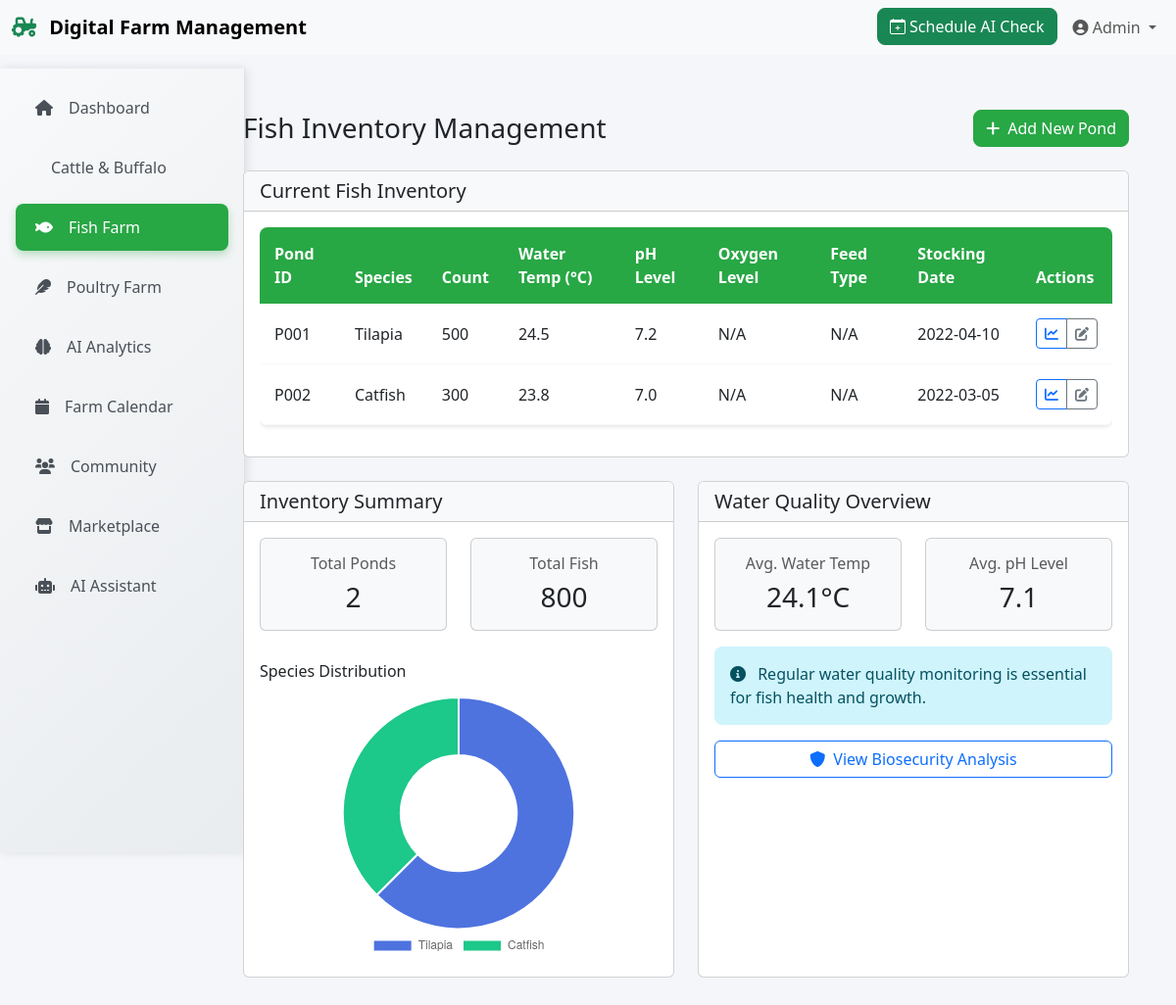
/fish/inventory, run on the app's committed database.
### modules/fish.py (models this page shows)
class Fish(db.Model):
    id = db.Column(db.Integer, primary_key=True)
    pond_id = db.Column(db.String(50), unique=True, nullable=False)
    species = db.Column(db.String(100), nullable=False)
    count = db.Column(db.Integer, default=0)
    water_temperature = db.Column(db.Float, nullable=True)
    ph_level = db.Column(db.Float, nullable=True)
    oxygen_level = db.Column(db.Float, nullable=True)
    feed_type = db.Column(db.String(100), nullable=True)
    feed_rate = db.Column(db.Float, nullable=True)  # kg per day
    stocking_date = db.Column(db.Date, nullable=True)
    harvest_date = db.Column(db.Date, nullable=True)
    notes = db.Column(db.Text, nullable=True)
    last_water_change = db.Column(db.DateTime, nullable=True)
    created_date = db.Column(db.DateTime, default=datetime.utcnow)

### modules/fish.py (the view)
@fish_bp.route('/inventory')
def inventory():
    fish_ponds = Fish.query.all()
    total_ponds = len(fish_ponds)
    total_fish = sum([f.count for f in fish_ponds if f.count])
    avg_water_temp = sum([f.water_temperature for f in fish_ponds if f.water_temperature]) / total_ponds if total_ponds > 0 else 0
    avg_ph = sum([f.ph_level for f in fish_ponds if f.ph_level]) / total_ponds if total_ponds > 0 else 0
    return render_template('fish/inventory.html',
                         fish_ponds=fish_ponds,
                         total_ponds=total_ponds,
                         total_fish=total_fish,
                         avg_water_temp=avg_water_temp,
                         avg_ph=avg_ph)

### templates/fish/inventory.html (shortened to what this page needs)
{% extends 'base.html' %}
{% block content %}
<div class="container-fluid py-4">
    <div class="d-flex justify-content-between align-items-center mb-4">
        <h2 class="h3 mb-0">Fish Inventory Management</h2>
        <a href="{{ url_for('fish.add_pond') }}" class="btn btn-primary">
            <i class="fas fa-plus me-2"></i>Add New Pond
        </a>
    </div>
    <div class="row mb-4">
        <div class="col-md-12">
            <div class="card">
                <div class="card-header bg-light">
                    <h5 class="mb-0">Current Fish Inventory</h5>
                </div>
                <div class="card-body">
                    <div class="table-responsive">
                        <table class="table table-hover">
                            <thead>
                                <tr>
                                    <th>Pond ID</th>
                                    <th>Species</th>
                                    <th>Count</th>
                                    <th>Water Temp (°C)</th>
                                    <th>pH Level</th>
                                    <th>Oxygen Level</th>
                                    <th>Feed Type</th>
                                    <th>Stocking Date</th>
                                    <th>Actions</th>
                                </tr>
                            </thead>
                            <tbody>
                                {% for pond in fish_ponds %}
                                <tr>
                                    <td>{{ pond.pond_id }}</td>
                                    <td>{{ pond.species }}</td>
                                    <td>{{ pond.count }}</td>
                                    <td>{{ pond.water_temperature|round(1) if pond.water_temperature else 'N/A' }}</td>
                                    <td>{{ pond.ph_level|round(1) if pond.ph_level else 'N/A' }}</td>
                                    <td>{{ pond.oxygen_level|round(1) if pond.oxygen_level else 'N/A' }}</td>
                                    <td>{{ pond.feed_type or 'N/A' }}</td>
                                    <td>{{ pond.stocking_date.strftime('%Y-%m-%d') if pond.stocking_date else 'N/A' }}</td>
                                    <td>
                                        <div class="btn-group btn-group-sm">
                                            <a href="{{ url_for('fish.market_readiness', pond_id=pond.id) }}" class="btn btn-outline-primary">
                                                <i class="fas fa-chart-line"></i>
                                            </a>
                                            <button class="btn btn-outline-secondary">
                                                <i class="fas fa-edit"></i>
                                            </button>
                                        </div>
                                    </td>
                                </tr>
                                {% endfor %}
                            </tbody>
                        </table>
                    </div>
                </div>
            </div>
        </div>
    </div>
    <div class="row">
        <div class="col-md-6 mb-4">
            <div class="card h-100">
                <div class="card-header bg-light">
                    <h5 class="mb-0">Inventory Summary</h5>
                </div>
                <div class="card-body">
                    <div class="row">
                        <div class="col-md-6 mb-3">
                            <div class="card bg-light">
                                <div class="card-body text-center">
                                    <h6 class="text-muted mb-2">Total Ponds</h6>
                                    <h3 class="mb-0">{{ total_ponds }}</h3>
                                </div>
                            </div>
                        </div>
                        <div class="col-md-6 mb-3">
                            <div class="card bg-light">
                                <div class="card-body text-center">
                                    <h6 class="text-muted mb-2">Total Fish</h6>
                                    <h3 class="mb-0">{{ total_fish }}</h3>
                                </div>
                            </div>
                        </div>
                    </div>
                    <div class="mt-3">
                        <h6 class="mb-3">Species Distribution</h6>
                        <canvas id="speciesChart" height="200"></canvas>
                    </div>
                </div>
            </div>
        </div>
        <div class="col-md-6 mb-4">
            <div class="card h-100">
                <div class="card-header bg-light">
                    <h5 class="mb-0">Water Quality Overview</h5>
                </div>
                <div class="card-body">
                    <div class="row mb-3">
                        <div class="col-md-6">
                            <div class="card bg-light">
                                <div class="card-body text-center">
                                    <h6 class="text-muted mb-2">Avg. Water Temp</h6>
                                    <h3 class="mb-0">{{ avg_water_temp|round(1) }}°C</h3>
                                </div>
                            </div>
                        </div>
                        <div class="col-md-6">
                            <div class="card bg-light">
                                <div class="card-body text-center">
                                    <h6 class="text-muted mb-2">Avg. pH Level</h6>
                                    <h3 class="mb-0">{{ avg_ph|round(1) }}</h3>
                                </div>
                            </div>
                        </div>
                    </div>
                    <div class="alert alert-info">
                        <i class="fas fa-info-circle me-2"></i>
                        Regular water quality monitoring is essential for fish health and growth.
                    </div>
                    <div class="d-grid gap-2 mt-3">
                        <a href="{{ url_for('fish.biosecurity') }}" class="btn btn-outline-primary">
                            <i class="fas fa-shield-alt me-2"></i>View Biosecurity Analysis
                        </a>
                    </div>
                </div>
            </div>
        </div>
    </div>
</div>
{% endblock %}
{% block extra_js %}
<script>
document.addEventListener('DOMContentLoaded', function() {
    // Species distribution chart
    const speciesData = {
        labels: [{% for pond in fish_ponds %}'{{ pond.species }}',{% endfor %}],
        datasets: [{
            data: [{% for pond in fish_ponds %}{{ pond.count }},{% endfor %}],
            backgroundColor: [
                '#4e73df', '#1cc88a', '#36b9cc', '#f6c23e', '#e74a3b'
            ]
        }]
    };
    new Chart(document.getElementById('speciesChart'), {
        type: 'doughnut',
        data: speciesData,
        options: {
            maintainAspectRatio: false,
            plugins: {
                legend: {
                    position: 'bottom'
                }
            }
        }
    });
});
</script>
{% endblock %}

### static/css/style.css (style rules this page uses)
:root { --primary-color: #28a745; --secondary-color: #6c757d; --success-color: #198754; --warning-color: #ffc107; --danger-color: #dc3545; --info-color: #0dcaf0; --light-bg: #f8f9fa; --dark-text: #212529; --border-radius: 0.5rem; }
body { font-family: 'Segoe UI', Tahoma, Geneva, Verdana, sans-serif; background-color: #f5f6fa; color: var(--dark-text); }
.btn-primary { background-color: var(--primary-color); border-color: var(--primary-color); border-radius: var(--border-radius); font-weight: 500; transition: all 0.3s ease; }
.table { background: white; border-radius: var(--border-radius); overflow: hidden; box-shadow: 0 2px 4px rgba(0,0,0,0.1); }
.table th { background-color: var(--primary-color); color: white; font-weight: 600; border: none; padding: 15px; }
.table td { padding: 15px; border-color: #f8f9fa; vertical-align: middle; }
.alert { border-radius: var(--border-radius); border: none; font-weight: 500; }

### data on the page
Fish: pond_id "P001", species "Tilapia", count "500", water_temperature "24.5", ph_level "7.2", oxygen_level "N/A", feed_type "N/A", stocking_date "2022-04-10"
Fish: pond_id "P002", species "Catfish", count "300", water_temperature "23.8", ph_level "7.0", oxygen_level "N/A", feed_type "N/A", stocking_date "2022-03-05"

### other printed values
{{ total_ponds }} "2"
{{ total_fish }} "800"
{{ avg_water_temp|round(1) }} "24.1"
{{ avg_ph|round(1) }} "7.1"
chart data {{ pond.species }} Tilapia, Catfish
chart data {{ pond.count }} 500, 300
